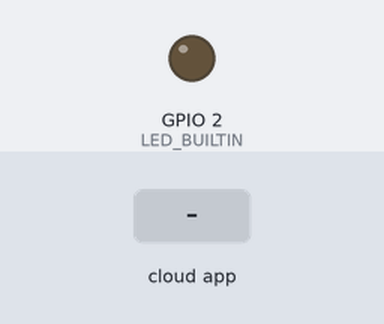
Recording of a sketch running on a simulated ESP8266 (NodeMCU). Shown: output pins drawn as LEDs (lit = HIGH, except the on-board LED, lit = LOW). Inputs (shaded band) come from the test bench. What the sketch prints to the serial monitor is not drawn.

Above: at 1.2 s.
1.3 s: the phone or cloud app sets builtinLED to 0
At 1.8 s:
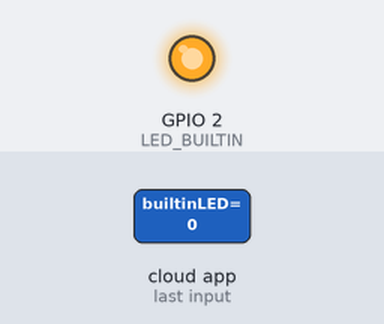
2.8 s: the phone or cloud app sets builtinLED to 1
At 4.1 s:
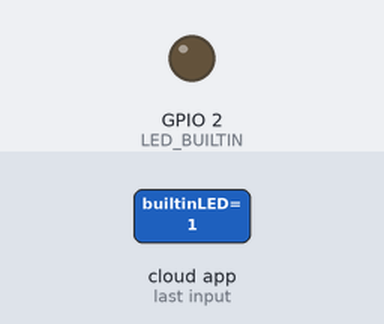
Timing chart, 0 to 5.8 s (numbered marks = the images above; inputs shaded):
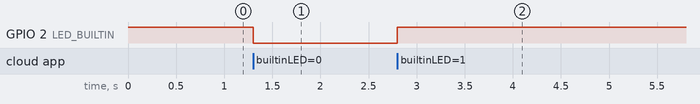

The sketch:

nodeMCU.ino
```cpp
#define _DEBUG_
#define _DISABLE_TLS_

#include <SPI.h>
#include <ESP8266WiFi.h>
#include <ThingerESP8266.h>

#define SSID "YOUR_SSID"
#define PASSWORD "YOUR_PASSWORD"

ThingerESP8266 thing("USER", "NODEMCU", "TOKEN");

int temperature;

void setup() {
  pinMode(LED_BUILTIN, OUTPUT);
  digitalWrite(LED_BUILTIN,HIGH);
  Serial.begin(115200);
  thing.add_wifi(SSID, PASSWORD);

}

void loop() {

thing["temperature"] << inputValue(temperature);
thing["builtinLED"] << digitalPin(LED_BUILTIN);
thing["ledBUILTIN"] >> outputValue(digitalRead(LED_BUILTIN));
Serial.print("Temperature: ");
Serial.println(temperature);
thing.handle();


}
```

Measured:
- after the input at 1.3 s, GPIO 2 (LED_BUILTIN): HIGH → LOW at once
- after the input at 2.8 s, GPIO 2 (LED_BUILTIN): LOW → HIGH at once
